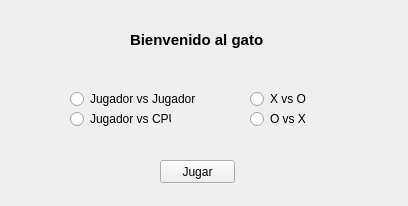
<?xml version="1.0" encoding="UTF-8"?>
<ui version="4.0">
 <class>Frame</class>
 <widget class="QFrame" name="Frame">
  <property name="geometry">
   <rect>
    <x>0</x>
    <y>0</y>
    <width>408</width>
    <height>206</height>
   </rect>
  </property>
  <property name="windowTitle">
   <string>Frame</string>
  </property>
  <widget class="QLabel" name="label">
   <property name="geometry">
    <rect>
     <x>130</x>
     <y>30</y>
     <width>151</width>
     <height>20</height>
    </rect>
   </property>
   <property name="text">
    <string>&lt;html&gt;&lt;head/&gt;&lt;body&gt;&lt;p&gt;&lt;span style=&quot; font-size:11pt; font-weight:600;&quot;&gt;Bienvenido al gato&lt;/span&gt;&lt;/p&gt;&lt;/body&gt;&lt;/html&gt;</string>
   </property>
  </widget>
  <widget class="QRadioButton" name="radioButton">
   <property name="geometry">
    <rect>
     <x>70</x>
     <y>90</y>
     <width>171</width>
     <height>18</height>
    </rect>
   </property>
   <property name="text">
    <string>Jugador vs Jugador</string>
   </property>
  </widget>
  <widget class="QRadioButton" name="radioButton_2">
   <property name="geometry">
    <rect>
     <x>70</x>
     <y>110</y>
     <width>101</width>
     <height>18</height>
    </rect>
   </property>
   <property name="text">
    <string>Jugador vs CPU</string>
   </property>
  </widget>
  <widget class="QRadioButton" name="radioButton_3">
   <property name="geometry">
    <rect>
     <x>250</x>
     <y>90</y>
     <width>82</width>
     <height>18</height>
    </rect>
   </property>
   <property name="text">
    <string>X vs O</string>
   </property>
  </widget>
  <widget class="QRadioButton" name="radioButton_4">
   <property name="geometry">
    <rect>
     <x>250</x>
     <y>110</y>
     <width>82</width>
     <height>18</height>
    </rect>
   </property>
   <property name="text">
    <string>O vs X</string>
   </property>
  </widget>
  <widget class="QPushButton" name="pushButton">
   <property name="geometry">
    <rect>
     <x>160</x>
     <y>160</y>
     <width>75</width>
     <height>23</height>
    </rect>
   </property>
   <property name="text">
    <string>Jugar</string>
   </property>
  </widget>
 </widget>
 <resources/>
 <connections/>
</ui>
